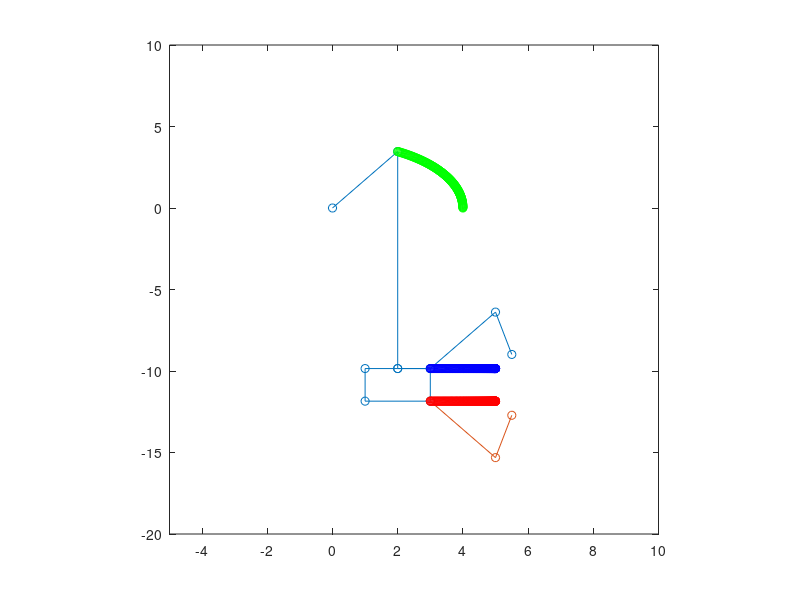

Write the MATLAB code that produced this figure.
clear all;
clc;

a = 4;
b = 9.85;
c = 2;
theta2M=0:0.5:60;

XA=[];
YA=[];
XB=[];
YB=[];
XC=[];
YC=[];

for i=1:length(theta2M)
    theta2=theta2M(i);
    
    theta3 = theta2;
    
    X= [0 a*cosd(theta2) a*cosd(theta2) a*cosd(theta2)-c/2 a*cosd(theta2)-c/2 a*cosd(theta2)+c/2 a*cosd(theta2)+c/2 a*cosd(theta2) a*cosd(theta2)+c/2 a*cosd(theta2)+c/2+a*cosd(theta3) a*cosd(theta2)+c/2+a*cosd(theta3)+cosd(theta3)];
    Y = [0 a*sind(theta2)  -b -b -b-c -b-c -b -b -b -b+a*sind(theta3) -b+sind(theta3)];
    
    Z = [a*cosd(theta2)+c/2 a*cosd(theta2)+c/2+a*cosd(theta3) a*cosd(theta2)+c/2+a*cosd(theta3)+cosd(theta3)];
    W = [-b-c -b-c-a*sind(theta2) -b-c-sind(theta3)];
    
    XA=[XA a*cosd(theta2)+c/2];
    YA=[YA -b-c];

    XB=[XB a*cosd(theta2)+c/2];
    YB=[YB -b];
    
    XC=[XC a*cosd(theta2)];
    YC=[YC a*sind(theta2)];

    figure(1)
    plot(X,Y,'o-',Z,W,'o-')
    axis('square')
    
    hold on;
    plot(XA,YA,'ro--')
    hold on;
    plot(XB,YB,'bo--')
    hold on;
    plot(XC,YC,'go--')
    hold off;
    
    axis([-5 10 -20 10])
    pause(0.01)
end
